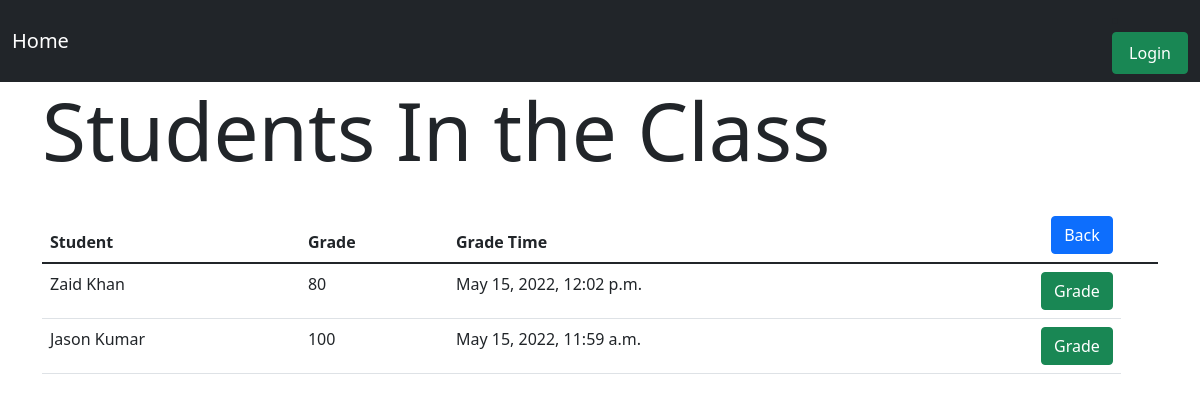
The app's page /gradebook/6/students with its own data.
### gradebook/models.py (models this page shows, shortened)
class StudentEnrolment(models.Model):
    student = models.ForeignKey(Student, on_delete=models.CASCADE)
    class1 = models.ForeignKey(Class, on_delete=models.CASCADE)
    grade = models.PositiveIntegerField(validators=[MaxValueValidator(100)], blank=True, null=True)
    enrollTime = models.DateTimeField(auto_now_add=True)
    gradeTime = models.DateTimeField(blank=True, null=True)

class Student(models.Model):
    user = models.OneToOneField(User, null=True, on_delete=models.CASCADE)
    studentID = models.PositiveIntegerField(null=False, blank=False, unique=True)
    firstName = models.CharField(max_length=50, null=False, blank=False)
    lastName = models.CharField(max_length=50, null=False, blank=False)
    email = models.EmailField(max_length=254, null=False, blank=False)
    dateOfBirth = models.DateField(null=False, blank=False)
    def __str__(self):
        return self.firstName + " " + self.lastName

### gradebook/views.py (the view)
# urls.py: path('gradebook/<int:pk>/students', gradebook_student_list, name='student_list_gradebook'),
def gradebook_student_list(request, pk):
    studentEnrolment = StudentEnrolment.objects.filter(class1_id=pk)
    current_class = Class.objects.get(id=pk)
    context = {
        "semester_id": current_class.semester.id,
        "studentEnrolment": studentEnrolment
    }
    return render(request, 'gradebook/student_list_gradebook.html', context)

### gradebook/templates/gradebook/student_list_gradebook.html (shortened to what this page needs)
{% extends "base.html" %}
{% block content %}
    <h1 class="display-1" style="margin-bottom: 30px">Students In the Class</h1>
    <table class="table">
  <thead>
    <tr>
      <th scope="col">Student</th>
      <th scope="col">Grade</th>
      <th scope="col">Grade Time</th>
      <th>
          <a href="{% url 'classes_gradebook' semester_id %}" class="btn btn-primary" style="float: right;">Back</a>
      </th>
      <th></th>
    </tr>
  </thead>
  <tbody>
  {% for enrolment in studentEnrolment %}
    <tr>
      <td>{{ enrolment.student }}</td>
      <td>{{ enrolment.grade }}</td>
      <td>{{ enrolment.gradeTime }}</td>
      <td>
          <a href="{% url "grade_student_form" enrolment.id %}" class="btn btn-success" style="float: right">Grade</a>
      </td>
    </tr>
  {% endfor %}
  </tbody>
</table>
{% endblock %}

### records on screen
StudentEnrolment: student "Zaid Khan", grade "80", gradeTime "May 15, 2022, 12:02 p.m."
StudentEnrolment: student "Jason Kumar", grade "100", gradeTime "May 15, 2022, 11:59 a.m."
